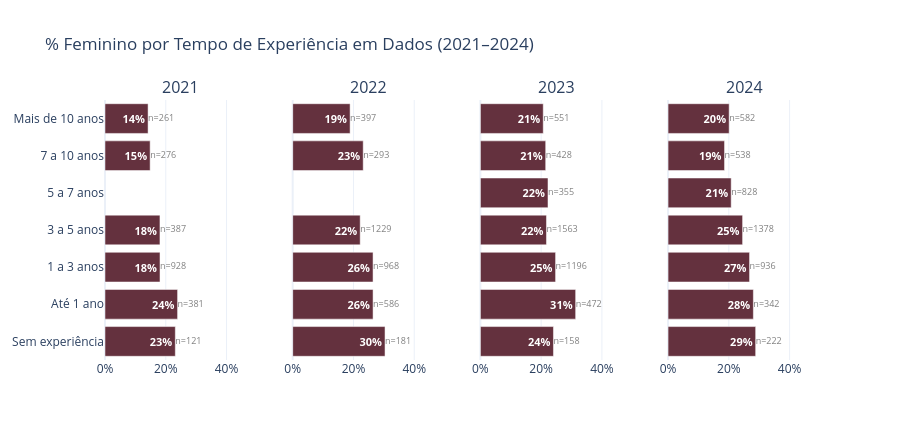

The code cell stored with this chart in its notebook:
### Markdown cell above
### 2.7 — Experiência na área de dados por gênero

### Code cell
EXPERIENCIA_FAIXA_BINS = [-0.01, 0, 1, 3, 5, 7, 10, np.inf]
EXPERIENCIA_FAIXA_LABELS = [
    'Sem experiência', 'Até 1 ano', '1 a 3 anos', '3 a 5 anos',
    '5 a 7 anos', '7 a 10 anos', 'Mais de 10 anos',
]

df['experiencia_faixa'] = pd.cut(
    df['tempo_area_dados_anos'], bins=EXPERIENCIA_FAIXA_BINS,
    labels=EXPERIENCIA_FAIXA_LABELS, right=True,
)

cobertura_exp = pd.crosstab(df['experiencia_faixa'], df['ano_pesquisa']).reindex(EXPERIENCIA_FAIXA_LABELS)
print('Cobertura de experiencia_faixa por ano:')
print(cobertura_exp)
print()
print("Nota: '5 a 7 anos' com 0 em 2021/2022 reflete o instrumento da pesquisa "
      "daqueles anos (nenhuma faixa bruta caía nesse intervalo), não ausência de dado.")

fig = subplots_pct_fem(
    df[df['experiencia_faixa'].notna()],
    'experiencia_faixa',
    EXPERIENCIA_FAIXA_LABELS,
    '% Feminino por Tempo de Experiência em Dados (2021–2024)',
    height=440,
)
fig.show()

### Figure 1 — Plotly figure (JSON) as saved in the notebook; plotly's stock layout.template omitted (floating-point values rounded to 4 significant figures)
{"data": [{"customdata": [121, 381, 928, 387, 0, 276, 261], "hovertemplate": "%{y}: %{x:.1f}% feminino (n=%{customdata})<extra></extra>", "marker": {"color": "#64313E"}, "orientation": "h", "showlegend": false, "text": ["<b>23%</b>", "<b>24%</b>", "<b>18%</b>", "<b>18%</b>", "", "<b>15%</b>", "<b>14%</b>"], "textfont": {"color": "white", "size": 11}, "textposition": "inside", "type": "bar", "x": [23.14, 23.88, 18.1, 18.09, null, 14.86, 14.18], "xaxis": "x", "y": ["Sem experiência", "Até 1 ano", "1 a 3 anos", "3 a 5 anos", "5 a 7 anos", "7 a 10 anos", "Mais de 10 anos"], "yaxis": "y"}, {"mode": "text", "showlegend": false, "text": ["n=121", "n=381", "n=928", "n=387", "n=0", "n=276", "n=261"], "textfont": {"color": "gray", "size": 9}, "textposition": "middle right", "type": "scatter", "x": [23.14, 23.88, 18.1, 18.09, null, 14.86, 14.18], "xaxis": "x", "y": ["Sem experiência", "Até 1 ano", "1 a 3 anos", "3 a 5 anos", "5 a 7 anos", "7 a 10 anos", "Mais de 10 anos"], "yaxis": "y"}, {"customdata": [181, 586, 968, 1229, 0, 293, 397], "hovertemplate": "%{y}: %{x:.1f}% feminino (n=%{customdata})<extra></extra>", "marker": {"color": "#64313E"}, "orientation": "h", "showlegend": false, "text": ["<b>30%</b>", "<b>26%</b>", "<b>26%</b>", "<b>22%</b>", "", "<b>23%</b>", "<b>19%</b>"], "textfont": {"color": "white", "size": 11}, "textposition": "inside", "type": "bar", "x": [30.39, 26.45, 26.45, 22.21, null, 23.21, 18.89], "xaxis": "x2", "y": ["Sem experiência", "Até 1 ano", "1 a 3 anos", "3 a 5 anos", "5 a 7 anos", "7 a 10 anos", "Mais de 10 anos"], "yaxis": "y2"}, {"mode": "text", "showlegend": false, "text": ["n=181", "n=586", "n=968", "n=1229", "n=0", "n=293", "n=397"], "textfont": {"color": "gray", "size": 9}, "textposition": "middle right", "type": "scatter", "x": [30.39, 26.45, 26.45, 22.21, null, 23.21, 18.89], "xaxis": "x2", "y": ["Sem experiência", "Até 1 ano", "1 a 3 anos", "3 a 5 anos", "5 a 7 anos", "7 a 10 anos", "Mais de 10 anos"], "yaxis": "y2"}, {"customdata": [158, 472, 1196, 1563, 355, 428, 551], "hovertemplate": "%{y}: %{x:.1f}% feminino (n=%{customdata})<extra></extra>", "marker": {"color": "#64313E"}, "orientation": "h", "showlegend": false, "text": ["<b>24%</b>", "<b>31%</b>", "<b>25%</b>", "<b>22%</b>", "<b>22%</b>", "<b>21%</b>", "<b>21%</b>"], "textfont": {"color": "white", "size": 11}, "textposition": "inside", "type": "bar", "x": [24.05, 31.36, 24.75, 21.75, 22.25, 21.5, 20.69], "xaxis": "x3", "y": ["Sem experiência", "Até 1 ano", "1 a 3 anos", "3 a 5 anos", "5 a 7 anos", "7 a 10 anos", "Mais de 10 anos"], "yaxis": "y3"}, {"mode": "text", "showlegend": false, "text": ["n=158", "n=472", "n=1196", "n=1563", "n=355", "n=428", "n=551"], "textfont": {"color": "gray", "size": 9}, "textposition": "middle right", "type": "scatter", "x": [24.05, 31.36, 24.75, 21.75, 22.25, 21.5, 20.69], "xaxis": "x3", "y": ["Sem experiência", "Até 1 ano", "1 a 3 anos", "3 a 5 anos", "5 a 7 anos", "7 a 10 anos", "Mais de 10 anos"], "yaxis": "y3"}, {"customdata": [222, 342, 936, 1378, 828, 538, 582], "hovertemplate": "%{y}: %{x:.1f}% feminino (n=%{customdata})<extra></extra>", "marker": {"color": "#64313E"}, "orientation": "h", "showlegend": false, "text": ["<b>29%</b>", "<b>28%</b>", "<b>27%</b>", "<b>25%</b>", "<b>21%</b>", "<b>19%</b>", "<b>20%</b>"], "textfont": {"color": "white", "size": 11}, "textposition": "inside", "type": "bar", "x": [28.83, 28.07, 26.82, 24.53, 20.77, 18.59, 20.1], "xaxis": "x4", "y": ["Sem experiência", "Até 1 ano", "1 a 3 anos", "3 a 5 anos", "5 a 7 anos", "7 a 10 anos", "Mais de 10 anos"], "yaxis": "y4"}, {"mode": "text", "showlegend": false, "text": ["n=222", "n=342", "n=936", "n=1378", "n=828", "n=538", "n=582"], "textfont": {"color": "gray", "size": 9}, "textposition": "middle right", "type": "scatter", "x": [28.83, 28.07, 26.82, 24.53, 20.77, 18.59, 20.1], "xaxis": "x4", "y": ["Sem experiência", "Até 1 ano", "1 a 3 anos", "3 a 5 anos", "5 a 7 anos", "7 a 10 anos", "Mais de 10 anos"], "yaxis": "y4"}], "layout": {"annotations": [{"font": {"size": 16}, "showarrow": false, "text": "2021", "x": 0.1062, "xanchor": "center", "xref": "paper", "y": 1, "yanchor": "bottom", "yref": "paper"}, {"font": {"size": 16}, "showarrow": false, "text": "2022", "x": 0.3688, "xanchor": "center", "xref": "paper", "y": 1, "yanchor": "bottom", "yref": "paper"}, {"font": {"size": 16}, "showarrow": false, "text": "2023", "x": 0.6313, "xanchor": "center", "xref": "paper", "y": 1, "yanchor": "bottom", "yref": "paper"}, {"font": {"size": 16}, "showarrow": false, "text": "2024", "x": 0.8938, "xanchor": "center", "xref": "paper", "y": 1, "yanchor": "bottom", "yref": "paper"}], "height": 440, "legend": {"orientation": "h", "x": 1, "xanchor": "right", "y": 1.02}, "title": {"text": "% Feminino por Tempo de Experiência em Dados (2021–2024)"}, "xaxis": {"anchor": "y", "domain": [0, 0.2125], "range": [0, 50], "ticksuffix": "%"}, "xaxis2": {"anchor": "y2", "domain": [0.2625, 0.475], "range": [0, 50], "ticksuffix": "%"}, "xaxis3": {"anchor": "y3", "domain": [0.525, 0.7375], "range": [0, 50], "ticksuffix": "%"}, "xaxis4": {"anchor": "y4", "domain": [0.7875, 1], "range": [0, 50], "ticksuffix": "%"}, "yaxis": {"anchor": "x", "domain": [0, 1]}, "yaxis2": {"anchor": "x2", "domain": [0, 1], "matches": "y", "showticklabels": false}, "yaxis3": {"anchor": "x3", "domain": [0, 1], "matches": "y", "showticklabels": false}, "yaxis4": {"anchor": "x4", "domain": [0, 1], "matches": "y", "showticklabels": false}}}
